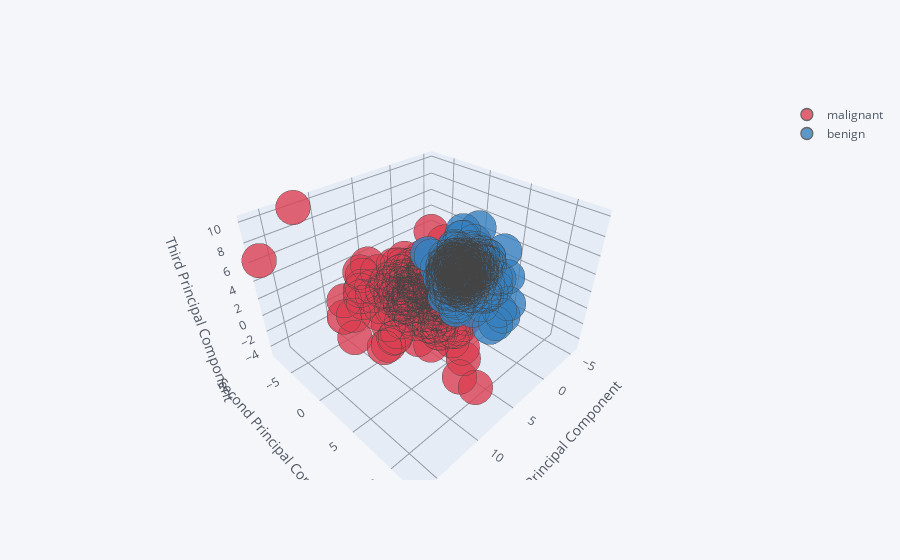

Source (notebook cell):
### Code cell
df3.iplot(kind='scatter3d',x='X',y='Y',z='Z',
    xTitle='First Principal Component',
    yTitle = 'Second Principal Component',
    zTitle = 'Third Principal Component',
    colors = ['red','blue'],categories='tumor')

### Figure 1 — Plotly figure (JSON) as saved in the notebook; plotly's stock layout.template omitted (floating-point values rounded to 4 significant figures; data arrays with more than 128 entries replaced by an {"elided": "..."} marker saying what was removed)
{"data": [{"marker": {"color": "rgba(219, 64, 82, 1.0)", "line": {"width": 1.3}, "opacity": 0.8, "size": 12, "symbol": "circle"}, "mode": "markers", "name": "malignant", "textfont": {"color": "#4D5663"}, "type": "scatter3d", "x": {"elided": "212 float values"}, "y": {"elided": "212 float values"}, "z": {"elided": "212 float values"}}, {"marker": {"color": "rgba(55, 128, 191, 1.0)", "line": {"width": 1.3}, "opacity": 0.8, "size": 12, "symbol": "circle"}, "mode": "markers", "name": "benign", "textfont": {"color": "#4D5663"}, "type": "scatter3d", "x": {"elided": "357 float values"}, "y": {"elided": "357 float values"}, "z": {"elided": "357 float values"}}], "layout": {"legend": {"bgcolor": "#F5F6F9", "font": {"color": "#4D5663"}}, "paper_bgcolor": "#F5F6F9", "plot_bgcolor": "#F5F6F9", "scene": {"xaxis": {"gridcolor": "#9499A3", "showgrid": true, "tickfont": {"color": "#4D5663"}, "title": {"font": {"color": "#4D5663"}, "text": "First Principal Component"}, "zerolinecolor": "#9499A3"}, "yaxis": {"gridcolor": "#9499A3", "showgrid": true, "tickfont": {"color": "#4D5663"}, "title": {"font": {"color": "#4D5663"}, "text": "Second Principal Component"}, "zerolinecolor": "#9499A3"}, "zaxis": {"gridcolor": "#9499A3", "showgrid": true, "tickfont": {"color": "#4D5663"}, "title": {"font": {"color": "#4D5663"}, "text": "Third Principal Component"}, "zerolinecolor": "#9499A3"}}, "title": {"font": {"color": "#4D5663"}}}}
